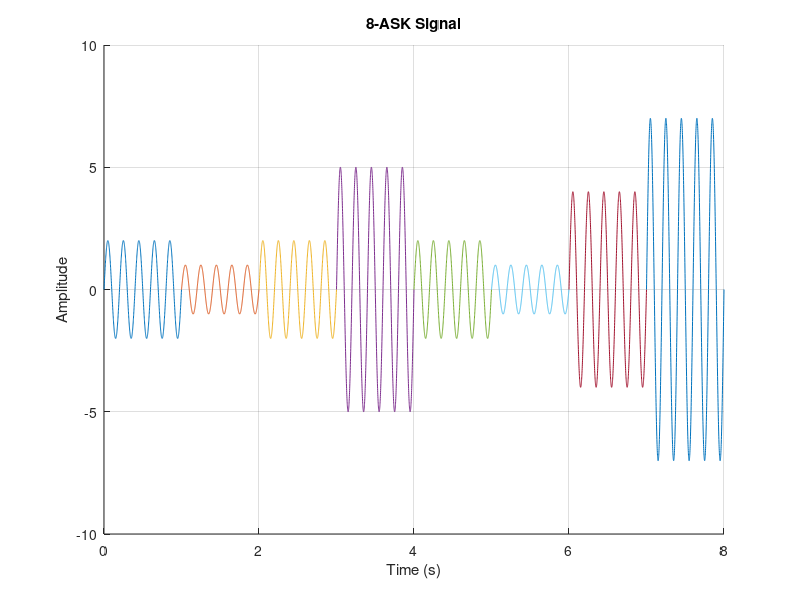

This figure's MATLAB source:
close all;
clc;

fs = 1000;
t0 = 0:1/fs:1;
fc = 5;

% 3-bit symbols from EFG
sym = [2 1 2 5 2 1 4 7];   % decimal
A = [0 1 2 3 4 5 6 7];     % amplitudes

hold on;
grid on;
title('8-ASK Signal');
xlabel('Time (s)');
ylabel('Amplitude');

for i = 1:length(sym)
    t = t0 + (i-1);
    s = A(sym(i)+1) * sin(2*pi*fc*t);
    plot(t, s);
end
